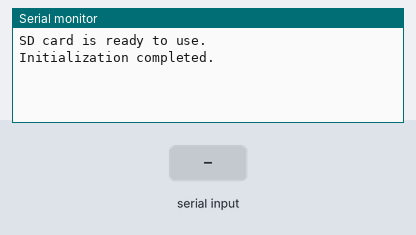
Bench run of a sketch on a simulated Arduino Uno, built with avr-gcc and run on an emulated ATmega328P. Shown: the last lines printed to the serial monitor. The inputs (shaded band) are chosen by the test bench. Storage starts empty.

Above: at 1.2 s.
1.3 s: "1" received over Serial
At 3.1 s:
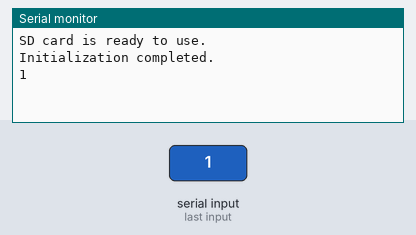
3.8 s: "0" received over Serial
At 5.2 s:
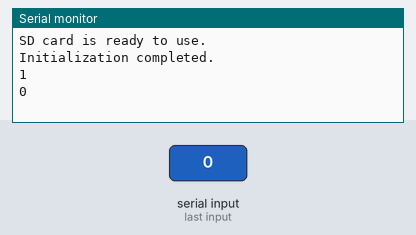
5.3 s: "2" received over Serial
At 7.3 s:
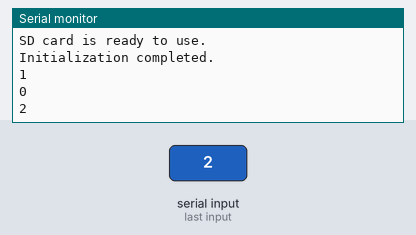

The sketch:

data_logging_with_lora.ino
```cpp
#include <string.h>
#include <SD.h>
#include <SPI.h>
#include <SoftwareSerial.h>

File file;

#define trigPin 6
#define echoPin 7
#define pinCS 10
#define receiveInterval 5000

float duration, distance;
int lastReceive;
int lastTransmission;

void setup() {
  // put your setup code here, to run once:
  Serial.begin(115200);
  while (!Serial) {}

  // HR-SR04 pin setup:
  pinMode(trigPin, OUTPUT);
  pinMode(echoPin, INPUT);

  // SD card setup:
  if (SD.begin(pinCS)) {
    Serial.println("SD card is ready to use.");
  } else {
    Serial.println("SD card initialization failed.");
    return;
  }

  Serial.println("Initialization completed.");

}

String sendMessage(){
  digitalWrite(trigPin, LOW);
  delayMicroseconds(2);

  digitalWrite(trigPin, HIGH);
  delayMicroseconds(10);
  digitalWrite(trigPin, LOW);

  duration = pulseIn(echoPin, HIGH);
  distance = (duration / 2) * 0.0343;

  String sentData;
  String params = "AT+SEND=2,6,";
  sentData += params;
  sentData += String(distance, 3);
  //Serial.println(sentData);


  file = SD.open("data.txt", FILE_WRITE);
  if (file) {
    file.println(distance);
    file.close();
  } else {
    //Serial.println("Error opening data.txt");
  }
  return sentData;
}

int interval = 3000;
bool sent = 0;

void loop() {

  // if (Serial.available()) {
  // //   Serial.println(Serial.readString());
  // // }

  // Serial.println(sendMessage());
  lastTransmission = millis();

  String incoming;
  while (millis() < interval + lastTransmission) {
    if (Serial.available()) {
      incoming = Serial.readString();
      Serial.println(incoming);
    }
  }


  // if (!sent) {
  //   Serial.println(sendMessage());
  //   lastTransmission = millis();
  //   sent = 1;
  // }
  // else {
  //   String incoming;
  //   while (millis() < interval + lastTransmission) {

  //   }
  // }


}
```

Measured:
- after the input at 1.3 s, the serial monitor: prints a new line after 1.0 s (image 1)
- after the input at 3.8 s, the serial monitor: prints a new line after 1.0 s (image 2)
- after the input at 5.3 s, the serial monitor: prints a new line after 1.0 s (image 3)
